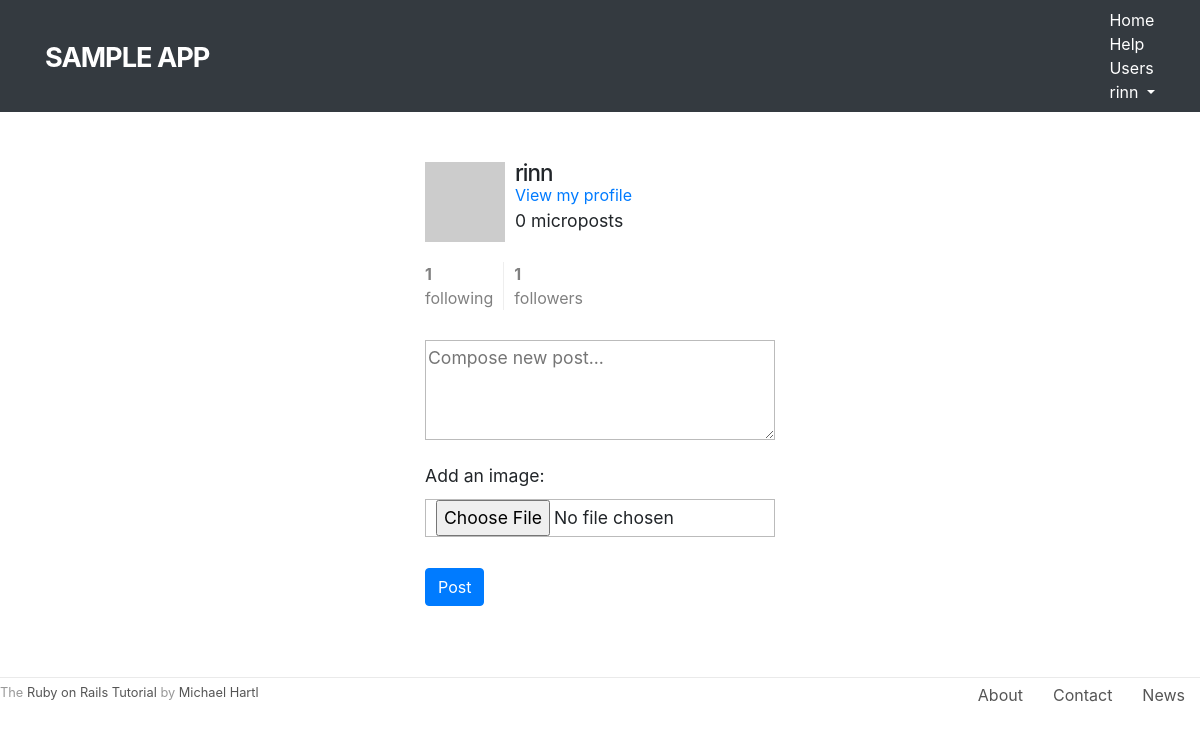
Page / (signed in) on the committed database.
### static_pages/models.py (models this page shows, shortened)
class User(AbstractUser):
    is_active = models.BooleanField(default=False)
    activation_id = models.SlugField(null=True, blank=True, default=None)
    following = models.ManyToManyField(
                    'self',
                    symmetrical=False,
                    related_name='followers',
                    blank=True,
                    default=None
                )
    REQUIRED_FIELDS = ['email']
    def get_absolute_url(self):
        return reverse('static_pages:profile', args=(self.pk,))
    def gravatar(self, size=80):
        digest = hashlib.md5(self.email.encode()).hexdigest()
        url = f'http://www.gravatar.com/avatar/{digest}'
        img_tag = f'<img src="{url}" height="{size}" width="{size}" class="gravatar">'
        wrapped_img_tag = f'<a href="{self.get_absolute_url()}">{img_tag}</a>'
        return mark_safe(wrapped_img_tag)
    def microposts(self):
        return self.micropost_set.all().order_by('-created_at')

### static_pages/views.py (the view)
# urls.py: 2. Add a URL to urlpatterns:  path('', views.home, name='home')
def home(request):
    user = auth.get_user(request)
    if user.is_authenticated:
        page_num = request.GET.get('page', 1)
        page_obj = Paginator(user.microposts(), 10).page(page_num)
        context = {
            'form': MicropostForm(),
            'page_obj': page_obj,
        }
        return render(request, 'static_pages/logged_in_home.html', context)
    return render(request, 'static_pages/logged_out_home.html')

### static_pages/forms.py
class MicropostForm(forms.ModelForm):
    class Meta:
        model = Micropost
        fields = ['content', 'picture']
        labels = {'content': _(''), 'picture': _('Add an image:')}
    def __init__(self, *args, **kwargs):
        super().__init__(*args, **kwargs)
        self.fields['content'].widget.attrs['placeholder'] = 'Compose new post...'

### static_pages/templates/static_pages/logged_in_home.html (shortened to what this page needs)
{% extends 'base.html' %}
{% block content %}
<div class="row">
    <aside class="col-md-4">
        <section class="user_info">
            <h1>
                {{ user.gravatar }}
                {{ user.username }}
            </h1>
            <span>
                <a href="{% url 'static_pages:profile' user.pk %}">View my profile</a>
            </span>
            <p>
                {{ user.microposts.count }} micropost{{ user.microposts.count|pluralize }}
            </p>
        </section>
        {% include 'partials/following_stats.html' with u=user %}
        <section class="micropost_form">
            <form method="post" action="{% url 'static_pages:create_micropost' %}" enctype="multipart/form-data">
                {{ form.as_p }}
                <button type="submit" class="btn btn-primary">Post</button>
            </form>
        </section>
    </aside>
</div>
{% endblock %}

### static_pages/templates/base.html (shortened to what this page needs)
<head>
	<link rel="stylesheet" href="https://stackpath.bootstrapcdn.com/bootstrap/4.1.1/css/bootstrap.min.css">
	{% load static %}
	<link rel="stylesheet" type="text/css" href="{% static 'static_pages/compiled.css' %}">
</head>
<body>
    <header class="navbar navbar-fixed-top navbar-dark bg-dark">
      	<div class="container">
        	<a href="{% url 'static_pages:home' %}" id="logo" class="navbar-brand">Sample app</a>
        	<nav>
          		<ul class="nav navbar-nav navbar-right">
            		<li><a href="{% url 'static_pages:home' %}">Home</a></li>
            		<li><a href="{% url 'static_pages:help' %}">Help</a></li>
            		{% if user.is_authenticated %}
            		<li><a href="{% url 'static_pages:index' %}">Users</a></li>
            		<li class="dropdown">
            			<a href="#" class="dropdown-toggle" data-toggle="dropdown">
            				{{ user.username }}<b class="caret"></b>
            			</a>
            		</li>
            		{% else %}
            		<li><a href="{% url 'static_pages:login' %}">Log in</a></li>
            		{% endif %}
          		</ul>
        	</nav>
      	</div>
    </header>
    <div class="container content">
        {% block content %}{% endblock %}
    </div>
    <footer class="footer">
		<small>
	    	The <a href="http://www.railstutorial.org/">Ruby on Rails Tutorial</a>
	   		by <a href="http://www.michaelhartl.com/">Michael Hartl</a>
	  	</small>
	  	<nav>
	    	<ul>
	      		<li><a href="{% url 'static_pages:about' %}">About</a></li>
	      		<li><a href="{% url 'static_pages:contact' %}">Contact</a></li>
	      		<li><a href="http://news.railstutorial.org/">News</a></li>
	    	</ul>
	  	</nav>
	</footer>
</body>

### static_pages/templates/partials/following_stats.html
<div class="stats">
	<a href="{% url 'static_pages:following' u.pk %}">
		<strong id="following" class="stat">
			{{ u.following.count }}
		</strong>
		following
	</a>
	<a href="#">
		<strong id="followers" class="stat">
			{{ u.followers.count }}
		</strong>
		followers
	</a>
</div>

### static_pages/static/static_pages/compiled.css (style rules this page uses)
section { overflow: auto; }
textarea { resize: vertical; }
#logo { float: left; margin-right: 10px; font-size: 1.7em; color: #fff; text-transform: uppercase; letter-spacing: -1px; padding-top: 9px; font-weight: bold; }
header a { color: #fff; }
footer { margin-top: 45px; padding-top: 5px; border-top: 1px solid #eaeaea; color: #999999; }
footer a { color: #555; }
footer small { float: left; }
footer ul { float: right; list-style: none; }
footer ul li { float: left; margin: 0 15px; }
h1, h2, h3, h4, h5, h6 { line-height: 1; }
h1 { font-size: 3em; letter-spacing: -2px; margin-bottom: 30px; text-align: center; }
p { font-size: 1.1em; line-height: 1.7em; }
.content { margin-top: 30px; }
aside section.user_info { margin-top: 20px; }
aside section { padding: 10px 0; margin-top: 20px; }
aside section:first-child { border: 0; padding-top: 0; }
aside section span { display: block; margin-bottom: 3px; line-height: 1; }
aside section h1 { font-size: 1.4em; text-align: left; letter-spacing: -1px; margin-bottom: 3px; margin-top: 0px; }
.gravatar { float: left; margin-right: 10px; }
.stats { overflow: auto; margin-top: 0; padding: 0; }
.stats a { float: left; padding: 0 10px; border-left: 1px solid #eeeeee; color: gray; }
.stats a:first-child { padding-left: 0; border: 0; }
.stats strong { display: block; }
input, textarea, select, .uneditable-input { border: 1px solid #bbb; width: 100%; margin-bottom: 15px; }
input { height: auto !important; }
.row { align-items: flex-start; justify-content: center; }
input { padding-left: 10px; }
aside textarea { height: 100px; margin-bottom: 5px; }

### rows in the picture
User: username "rinn", microposts.count "0", following.count "1", followers.count "1"
